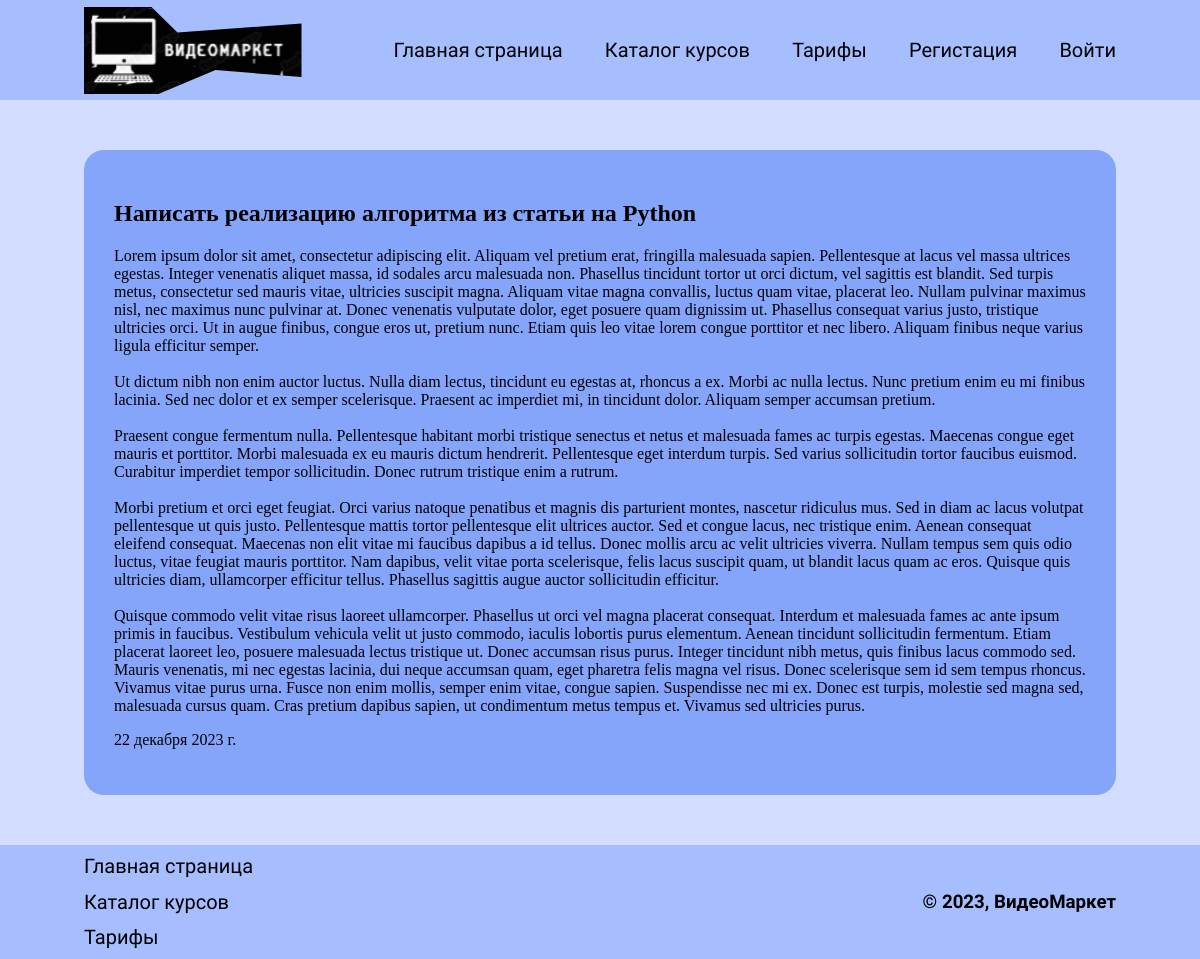
Screenshot of /courses/articles/1/ with the database file from the repository.
### courses/models.py (models this page shows, shortened)
class Articles(models.Model):
    name = models.CharField('Название', max_length=150)
    data = models.DateField('Дата', default=timezone.now)
    text = models.TextField('Статья')
    direction = models.ManyToManyField(Direction)
    class Meta:
        verbose_name = 'Статья'
        verbose_name_plural = 'Статьи'

### courses/views.py (the view)
# urls.py: path('articles/<int:art_id>/', views.art, name='art_id'),
def art(request, art_id):
    return render(request, 'courses/article.html', {'art_id': Articles.objects.get(id=art_id), 'title': 'Полезные статьи' })

### courses/templates/courses/article.html (shortened to what this page needs)
{% extends 'courses/base.html' %}
{% block main %}
<div class="container">
  <div class="container-text art_id">
  <h2>{{ art_id.name }}</h2>
  <p>{{ art_id.text|linebreaksbr }}</p>
  <p>{{ art_id.data }}</p>
</div>
</div>
{% endblock %}

### blog_index/static/courses/main.css (style rules this page uses)
body { background:#D3DDFF; margin:0; }
.container { display: flex; justify-content: space-between; align-items: center; padding-left: 7%; padding-right: 7%; }
.container-text { background:#769afad4; width: 100%; margin-top: 50px; padding: 30px; border-radius: 20px; }

### rows the page displays
Articles: name "Написать реализацию алгоритма из статьи на Python", text "Lorem ipsum dolor sit amet, consectetur adipiscing elit. Aliquam vel pretium erat, fringilla malesuada sapien. Pellentesque at lacus vel massa ultrices egestas. Integer venenatis aliquet massa, id sodales arcu malesuada non. Phasellus tincidunt tortor ut orci dictum, vel sagittis est blandit. Sed turpis metus, consectetur sed mauris vitae, ultricies suscipit magna. Aliquam vitae magna convallis, luctus quam vitae, placerat leo. Nullam pulvinar maximus nisl, nec maximus nunc pulvinar at. Donec venenatis vulputate dolor, eget posuere quam dignissim ut. Phasellus consequat varius justo, tristique ultricies orci. Ut in augue finibus, congue eros ut, pretium nunc. Etiam quis leo vitae lorem…", data "22 декабря 2023 г."
